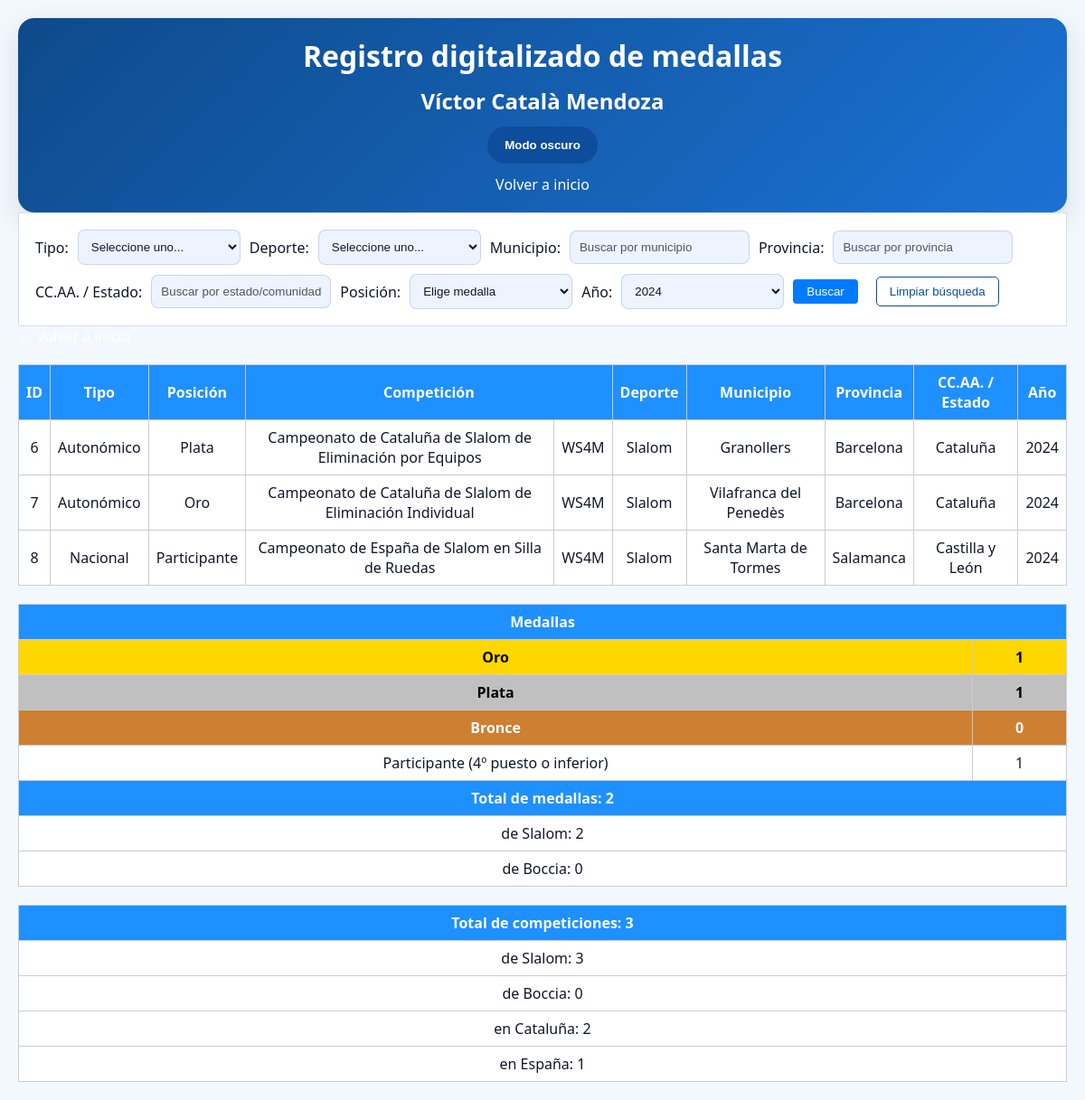
/medallero.php?year=2024, run on the app's committed database.
### tables this page shows
CREATE TABLE medallas (
    id INT AUTO_INCREMENT PRIMARY KEY,
    tipo ENUM('Autonómico', 'Nacional', 'Internacional'),
    competicion VARCHAR(255),
    deporte VARCHAR(100),
    posicion ENUM('Oro', 'Plata', 'Bronce', 'Participante'),
    division VARCHAR(100) NULL,
    lugar VARCHAR(100),
    provincia VARCHAR(100),
    comunidad VARCHAR(100),
    pais VARCHAR(100),
    year YEAR
);

### funciones.php (called while the page is built, shortened)
<?php
function iconoMedalla($posicion)
{
    switch ($posicion) {
        default:
            return ucfirst($posicion);
    }
}
?>

### medallero.php (the view, shortened to what this page needs)
<?php include 'conexion.php';
include 'funciones.php'; ?>
<!DOCTYPE html>
<html>
<head>
    <link rel="stylesheet" href="css/index.css">
</head>
<body>
    <header>
        <h1>Registro digitalizado de medallas</h1>
        <h2>Víctor Català Mendoza</h2>
        <button id="theme-toggle" type="button">Modo oscuro</button>
        <a href="index.php">Volver a inicio</a>
    </header>
    <form method="GET">
        Tipo:
        <select name="tipo">
            <option value="">Seleccione uno...</option>
        </select>
        Deporte:
        <select name="deporte">
            <option value="">Seleccione uno...</option>
        </select>
        Municipio:
        <input type="text" name="lugar" id="municipio" placeholder="Buscar por municipio">
        Provincia:
        <input type="text" name="provincia" id="provincia" placeholder="Buscar por provincia">
        CC.AA. / Estado:
        <input type="text" name="comunidad" id="comunidad" placeholder="Buscar por estado/comunidad autónoma">
        Posición:
        <select name="posicion">
            <option value="">Elige medalla</option>
        </select>
        Año:
        <select name="year">
            <?php
            $year_inicio = 2023;
            $year_actual = date('Y');
            for ($i = $year_inicio; $i <= $year_actual; $i++) {
                $seleccionado = ($_GET['year'] ?? '') == $i ? 'selected' : '';
                echo "<option value=\"$i\" $seleccionado>$i</option>";
            }
            ?>
        </select>
        <input type="submit" value="Buscar">
        <button type="button" id="limpiar-filtros">Limpiar búsqueda</button>
    </form>
    <a href="index.php">&larr; Volver a inicio</a>
    <?php
    $year = $_GET['year'] ?? '';
    $where = " WHERE 1=1";
    if (!empty($year)) {
        $where .= " AND year = " . intval($year);
    }
    $whereCompeticionesSlalom = " WHERE 1=1";
    if (!empty($year)) {
        $whereCompeticionesSlalom .= " AND year = " . intval($year);
    }
    $whereCompeticionesBoccia = " WHERE deporte = 'Boccia'";
    if (!empty($year)) {
        $whereCompeticionesBoccia .= " AND year = " . intval($year);
    }
    $sql = "SELECT * FROM medallas" . $where;
    $sqlResumenSlalom = "SELECT
        SUM(CASE WHEN LOWER(posicion) = 'oro' THEN 1 ELSE 0 END) AS oro,
        SUM(CASE WHEN LOWER(posicion) = 'plata' THEN 1 ELSE 0 END) AS plata,
        SUM(CASE WHEN LOWER(posicion) = 'bronce' THEN 1 ELSE 0 END) AS bronce
    FROM medallas" . $where . " AND LOWER(deporte) LIKE '%slalom%' AND LOWER(posicion) IN ('oro', 'plata', 'bronce')";
    $sqlResumenBoccia = "SELECT
        SUM(CASE WHEN LOWER(posicion) = 'oro' THEN 1 ELSE 0 END) AS oro,
        SUM(CASE WHEN LOWER(posicion) = 'plata' THEN 1 ELSE 0 END) AS plata,
        SUM(CASE WHEN LOWER(posicion) = 'bronce' THEN 1 ELSE 0 END) AS bronce
    FROM medallas" . $where . " AND LOWER(deporte) LIKE '%boccia%' AND LOWER(posicion) IN ('oro', 'plata', 'bronce')";
    $sqlResumen = "SELECT
        SUM(posicion = 'oro') AS oro,
        SUM(posicion = 'plata') AS plata,
        SUM(posicion = 'bronce') AS bronce,
        SUM(posicion IN ('participante')) AS total_participantes,
        SUM(posicion IN ('oro', 'plata', 'bronce')) AS total_medallas,
        (SELECT COUNT(DISTINCT competicion) FROM competiciones_slalom" . $whereCompeticionesSlalom . " AND posicion IN ('oro', 'plata', 'bronce', 'participante')) AS total_competiciones_slalom,
        (SELECT COUNT(DISTINCT competicion) FROM medallas" . $whereCompeticionesBoccia . " AND posicion IN ('oro', 'plata', 'bronce', 'participante')) AS total_competiciones_boccia,
        (SELECT COUNT(DISTINCT competicion) FROM competiciones_slalom" . $whereCompeticionesSlalom . " AND tipo = 'autonomico' AND posicion IN ('oro', 'plata', 'bronce', 'participante')) AS total_catalunya_slalom,
        (SELECT COUNT(DISTINCT competicion) FROM medallas" . $whereCompeticionesBoccia . " AND tipo = 'autonomico' AND posicion IN ('oro', 'plata', 'bronce', 'participante')) AS total_catalunya_boccia,
        (SELECT COUNT(DISTINCT competicion) FROM competiciones_slalom" . $whereCompeticionesSlalom . " AND tipo = 'nacional' AND posicion IN ('oro', 'plata', 'bronce', 'participante')) AS total_espanna_slalom,
        (SELECT COUNT(DISTINCT competicion) FROM medallas" . $whereCompeticionesBoccia . " AND tipo = 'nacional' AND posicion IN ('oro', 'plata', 'bronce', 'participante')) AS total_espanna_boccia,
        COUNT(*) AS total_registros
    FROM medallas" . $where . " AND posicion IN ('oro', 'plata', 'bronce', 'participante')";
    $resultado = $conexion->query($sql);
    if ($resultado->num_rows > 0): ?>
        <table>
            <tr>
                <th>ID</th>
                <th>Tipo</th>
                <th>Posición</th>
                <th colspan="2">Competición</th>
                <th>Deporte</th>
                <th>Municipio</th>
                <th>Provincia</th>
                <th>CC.AA. / Estado</th>
                <th>Año</th>
            </tr>
            <?php while ($fila = $resultado->fetch_assoc()): ?>
                <tr>
                    <td><?php echo $fila['id']; ?></td>
                    <td><?php echo $fila['tipo']; ?></td>
                    <td class="<?php echo $fila['posicion']; ?>">
                        <?php echo iconoMedalla($fila['posicion']); ?>
                    </td>
                    <td><?php echo $fila['competicion']; ?></td>
                    <td><?php echo $fila['division']; ?></td>
                    <td><?php echo $fila['deporte']; ?></td>
                    <?php
                    if ($fila['lugar'] == $fila['provincia']) {
                        echo '<td colspan="2">' . $fila['lugar'] . '</td>';
                        echo '<td>' . $fila['comunidad'] . '</td>';
                    } elseif ($fila['provincia'] == $fila['comunidad']) {
                        echo '<td colspan="2">' . $fila['provincia'] . '</td>';
                    } else {
                        echo '<td>' . $fila['lugar'] . '</td>';
                        echo '<td>' . $fila['provincia'] . '</td>';
                        echo '<td>' . $fila['comunidad'] . '</td>';
                    }
                    ?>
                    <td><?php echo $fila['year']; ?></td>
                </tr>
            <?php endwhile; ?>
        </table>
    <?php else: ?>
        <p>No se han encontrado resultados</p>
    <?php endif; ?>
    <?php
    $resultado2 = $conexion->query($sqlResumen);
    $resumen = $resultado2 ? $resultado2->fetch_assoc() : null;
    $resultadoSlalom = $conexion->query($sqlResumenSlalom);
    $resumenSlalom = $resultadoSlalom ? $resultadoSlalom->fetch_assoc() : null;
    $resultadoBoccia = $conexion->query($sqlResumenBoccia);
    $resumenBoccia = $resultadoBoccia ? $resultadoBoccia->fetch_assoc() : null;
    if ($resumen):
        $total_competiciones_slalom = (int) $resumen['total_competiciones_slalom'];
        $total_competiciones_boccia = (int) $resumen['total_competiciones_boccia'];
        $total_competiciones_deportes = $total_competiciones_slalom + $total_competiciones_boccia;
        ?>
        <table>
            <tr>
                <th colspan="2">Medallas</th>
            </tr>
            <tr>
                <th class=oro>Oro</th>
                <td class=oro><?php echo (int) $resumen['oro']; ?></td>
            </tr>
            <tr>
                <th class=plata>Plata</th>
                <td class=plata><?php echo (int) $resumen['plata']; ?></td>
            </tr>
            <tr>
                <th class=bronce>Bronce</th>
                <td class=bronce><?php echo (int) $resumen['bronce']; ?></td>
            </tr>
            <tr>
                <td>Participante (4º puesto o inferior)</td>
                <td><?php echo (int) $resumen['total_participantes']; ?></td>
            </tr>
            <tr>
                <th colspan="2">Total de medallas: <?php echo (int) $resumen['total_medallas']; ?></th>
            </tr>
            <tr>
                <td colspan="2">
                    de Slalom: <?php echo (int) (($resumenSlalom['oro'] ?? 0) + ($resumenSlalom['plata'] ?? 0) + ($resumenSlalom['bronce'] ?? 0)); ?>
                </td>
            </tr>
            <tr>
                <td colspan="2">
                    de Boccia: <?php echo (int) (($resumenBoccia['oro'] ?? 0) + ($resumenBoccia['plata'] ?? 0) + ($resumenBoccia['bronce'] ?? 0)); ?>
                </td>
            </tr>
        </table>
        <table>
            <tr>
                <th>Total de competiciones: <?php echo $total_competiciones_deportes; ?></th>
            </tr>
            <tr>
                <td>de Slalom: <?php echo $total_competiciones_slalom; ?></td>
            </tr>
            <tr>
                <td>de Boccia: <?php echo $total_competiciones_boccia; ?></td>
            </tr>
            <tr>
                <td>en Cataluña: <?php echo ((int) $resumen['total_catalunya_slalom'] + (int) $resumen['total_catalunya_boccia']); ?></td>
            </tr>
            <tr>
                <td>en España: <?php echo ((int) $resumen['total_espanna_slalom'] + (int) $resumen['total_espanna_boccia']); ?></td>
            </tr>
        </table>
    <?php else: ?>
        <p>No se han encontrado resultados</p>
    <?php endif; ?>
</body>
</html>

### css/index.css (style rules this page uses)
:root { --bg: #f3f8ff; --surface: #ffffff; --surface-soft: #edf4ff; --text: #0f172a; --muted: #4b5563; --border: rgba(30, 64, 175, 0.18); --accent: #0d4d9b; --accent-soft: #d6e6ff; --header-bg: #0e4a8b; --header-text: #ffffff; --table-header: #1e63c2; --table-row: #eff5ff; --table-alt: #dbe9ff; --button-bg: #0d4d9b; --button-text: #ffffff; --button-border: rgba(13, 77, 155, 0.34); }
* { box-sizing: border-box; padding: 0; margin: 0; }
html, body { min-height: 100%; }
body { font-family: 'Segoe UI', Tahoma, Geneva, Verdana, sans-serif; background-color: var(--bg); color: var(--text); margin: 20px; }
a { color: #ffffff; text-decoration: none; }
header { display: flex; flex-direction: column; align-items: center; justify-content: center; gap: 12px; text-align: center; padding: 20px; border-radius: 18px; background: linear-gradient(135deg, var(--header-bg), #1b72d4); color: var(--header-text); box-shadow: 0 10px 30px rgba(15, 23, 42, 0.12); }
header > * { margin: 0; }
#theme-toggle { padding: 12px 18px; background-color: var(--button-bg); color: var(--button-text); border: 1px solid var(--button-border); border-radius: 999px; cursor: pointer; font-weight: 600; transition: transform 0.2s ease, background-color 0.25s ease; }
form { background: var(--surface); padding: 18px; border: 1px solid var(--border); display: flex; flex-direction: row; flex-wrap: wrap; gap: 10px; align-items: center; }
form label, form > * { display: inline-flex; align-items: center; }
input[type="text"], input[type="date"], select, textarea { padding: 10px; border: 1px solid var(--border); border-radius: 8px; background-color: var(--surface-soft); color: var(--text); min-width: 180px; }
input[type="text"]::placeholder, input[type="date"]::placeholder, textarea::placeholder { color: var(--muted); }
input[type="submit"] { padding: 6px 15px; background-color: #007BFF; color: white; border: none; border-radius: 4px; cursor: pointer; }
#limpiar-filtros { background-color: transparent; color: var(--accent); border: 1px solid var(--accent); padding: 8px 14px; border-radius: 5px; cursor: pointer; margin-left: 10px; transition: background-color 0.3s ease, color 0.3s ease; }
table { width: 100%; border-collapse: collapse; margin-top: 20px; background: var(--surface); }
th, td { border: 1px solid #ccc; padding: 8px; text-align: center; }
th { background-color: dodgerblue; color: white; text-align: center; }
td.oro, th.oro { background-color: gold; color: black; font-weight: bold; }
td.plata, th.plata { background-color: silver; color: black; font-weight: bold; }
td.bronce, th.bronce { background-color: #cd7f32; color: white; font-weight: bold; }

### data on the page
medallas: id "6", tipo "Autonómico", posicion "Plata", competicion "Campeonato de Cataluña de Slalom de Eliminación por Equipos", division "WS4M", deporte "Slalom", lugar "Granollers", provincia "Barcelona", comunidad "Cataluña", year "2024"
medallas: id "7", tipo "Autonómico", posicion "Oro", competicion "Campeonato de Cataluña de Slalom de Eliminación Individual", division "WS4M", deporte "Slalom", lugar "Vilafranca del Penedès", provincia "Barcelona", comunidad "Cataluña", year "2024"
medallas: id "8", tipo "Nacional", posicion "Participante", competicion "Campeonato de España de Slalom en Silla de Ruedas", division "WS4M", deporte "Slalom", lugar "Santa Marta de Tormes", provincia "Salamanca", comunidad "Castilla y León", year "2024"

### other printed values
$resumen['oro'] "1"
$resumen['plata'] "1"
$resumen['bronce'] "0"
$resumen['total_participantes'] "1"
$resumen['total_medallas'] "2"
$total_competiciones_deportes "3"
$total_competiciones_slalom "3"
$total_competiciones_boccia "0"
form field year "2024"
